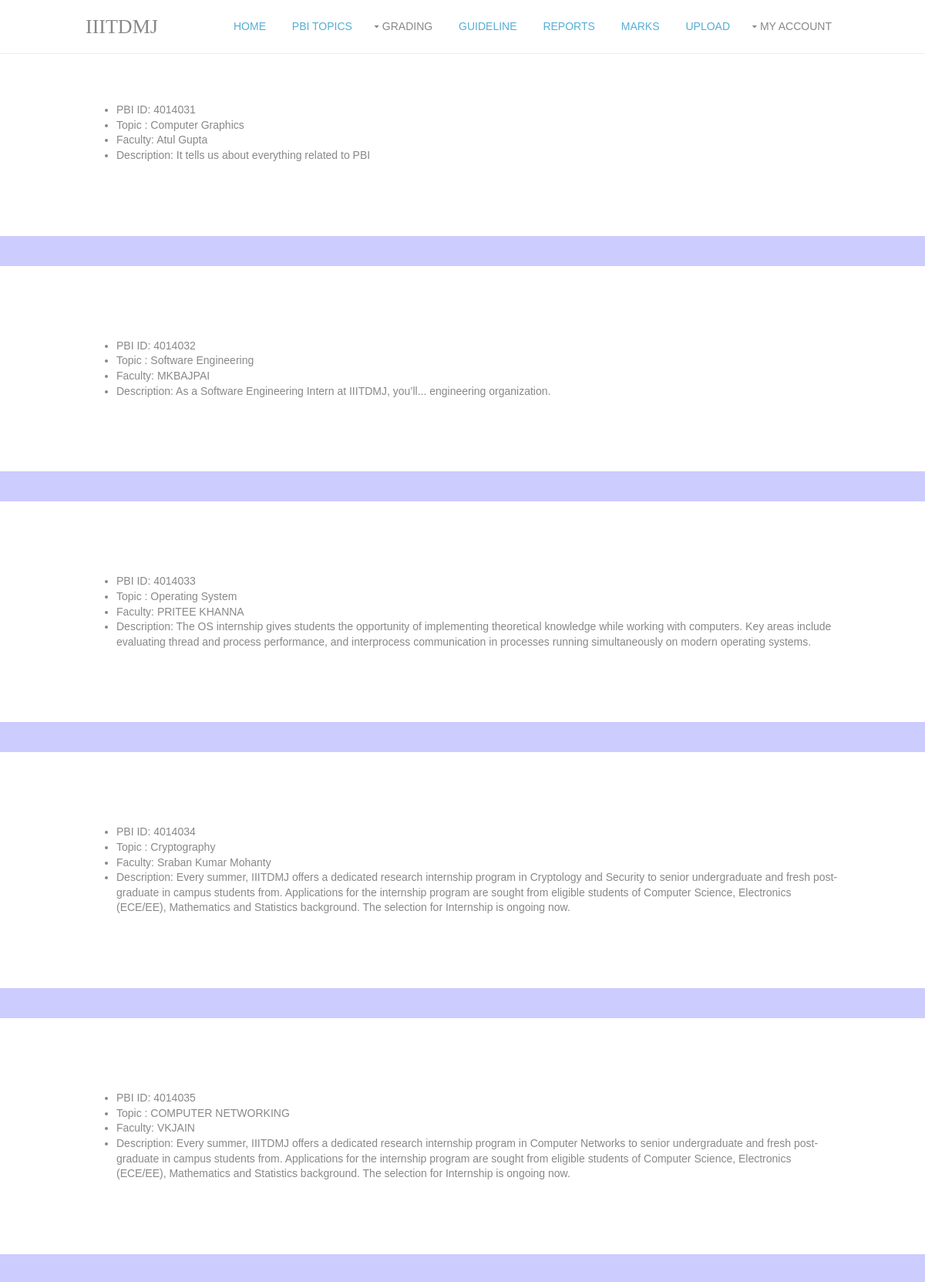
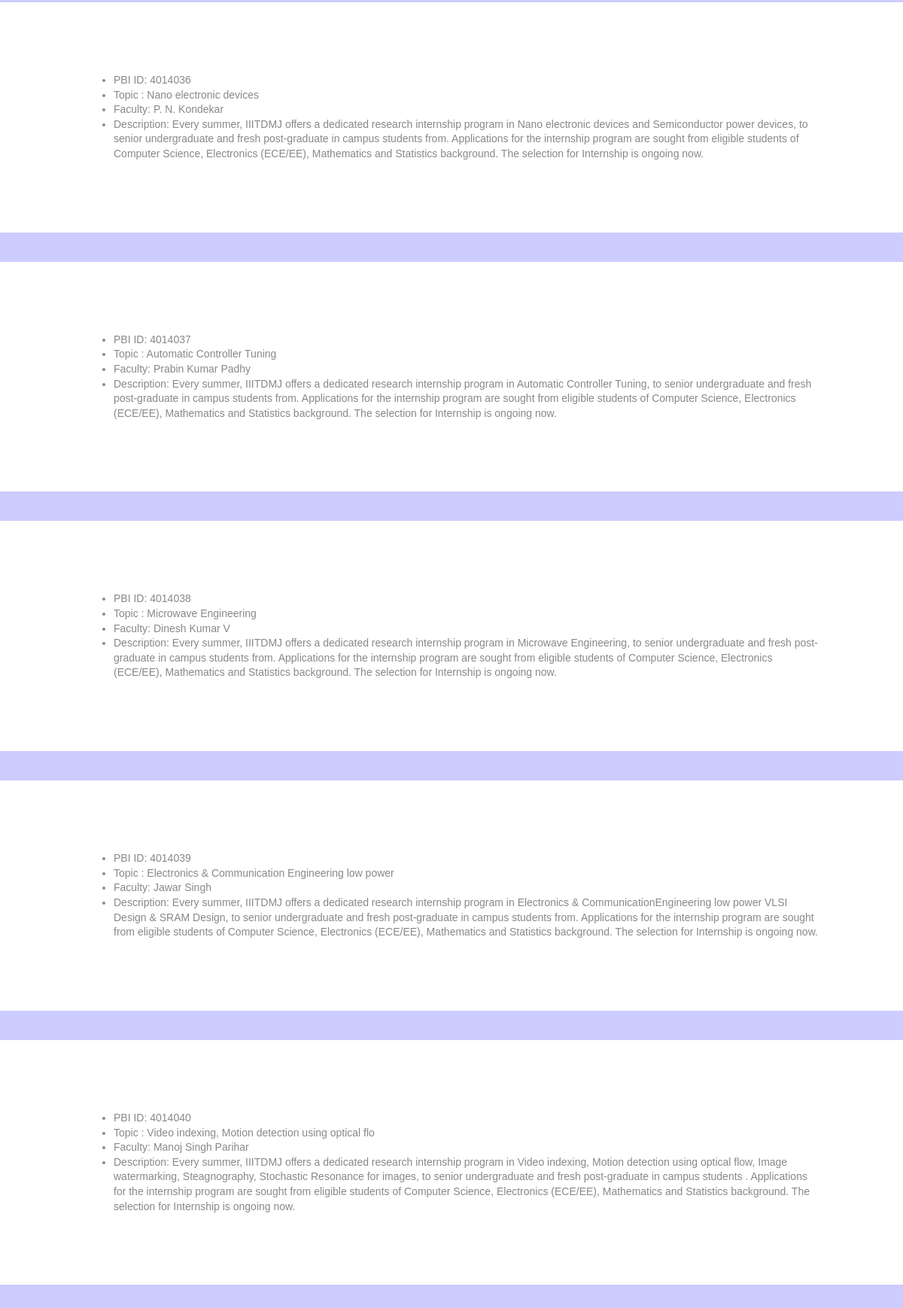
Page /upload_topiclist.php (upper part) on the committed database (2 pictures, top to bottom).
### tables this page shows
CREATE TABLE IF NOT EXISTS `PBI_UPLOAD` (
  `TOPIC_NAME` varchar(50) NOT NULL,
  `PBI_ID` int(7) NOT NULL,
  `DESCRIPTION` varchar(500) NOT NULL,
  `FAC_ID` int(7) NOT NULL,
  PRIMARY KEY (`PBI_ID`)
);

CREATE TABLE IF NOT EXISTS `FACULTY` (
  `FNAME` varchar(20) NOT NULL,
  `FACULTY_ID` int(7) NOT NULL,
  `F_P_NUMBER` varchar(10) NOT NULL,
  `EMAIL` varchar(30) NOT NULL,
  `DEPARTMENT` varchar(3) NOT NULL,
  PRIMARY KEY (`FACULTY_ID`)
);

### upload_topiclist.php (the view, shortened to what this page needs)
<html>
<head>
</head>
<body style="margin:0;background-repeat:no-repeat;background-size:150% 155%;" >
</body>
</html>
<?php
    include ('index_header_student.php');
		echo '<div style="" id="head">';
  if(1)
  {
include('db_conn.php');
$qry = "SELECT DISTINCT(P.PBI_ID),P.TOPIC_NAME,P.DESCRIPTION,F.FNAME FROM  PBI_UPLOAD P, FACULTY F  WHERE P.FAC_ID=F.FACULTY_ID";
$result = mysqli_query($link,$qry);
while ($row = mysqli_fetch_assoc($result))
{
	echo '
	<br>
   &nbsp;&nbsp;&nbsp;&nbsp;&nbsp;&nbsp;&nbsp;&nbsp;&nbsp;&nbsp;&nbsp;&nbsp;&nbsp;&nbsp;&nbsp;&nbsp;&nbsp;&nbsp;&nbsp;&nbsp;&nbsp;
	&nbsp;&nbsp;&nbsp;&nbsp;&nbsp;&nbsp;&nbsp;&nbsp;&nbsp;&nbsp;&nbsp;&nbsp;&nbsp;&nbsp;&nbsp;&nbsp;&nbsp;&nbsp;&nbsp;&nbsp;&nbsp;
&nbsp;&nbsp;&nbsp;&nbsp;&nbsp;&nbsp;&nbsp;&nbsp;&nbsp;&nbsp;&nbsp;&nbsp;&nbsp;&nbsp;&nbsp;&nbsp;&nbsp;&nbsp;&nbsp;&nbsp;&nbsp;
	&nbsp;&nbsp;&nbsp;&nbsp;&nbsp;&nbsp;&nbsp;&nbsp;&nbsp;&nbsp;&nbsp;&nbsp;&nbsp;&nbsp;&nbsp;&nbsp;&nbsp;&nbsp;&nbsp;&nbsp;&nbsp;
	<div class="wrapper row3">
  <main class="container clear">
<ul>
<li> PBI ID: '.$row['PBI_ID'].'</li>
<li> Topic : '.$row['TOPIC_NAME'].'</li>
<li> Faculty: '.$row['FNAME'].'</li>
<li> Description: '.$row['DESCRIPTION'].'</li>
</ul>
			</div>
			</div>';
}
include('footer.php');
 }
 else
  {
	exit();
	}
?>

### layout/styles/layout.css (style rules this page uses)
.container { padding:80px 0; }
body { color:#B4B4B4; background-color:#CCCCFF; }
.row3 { color:#888888; background-color:#FFFFFF; }

### layout/styles/framework.css (style rules this page uses)
html { overflow-y:scroll; }
html, body { margin:0; padding:0; font-size:14px; line-height:1.4em; }
.clear, .group { display:block; }
.clear::before, .clear::after, .group::before, .group::after { display:table; content:""; }
.clear, .clear::after, .group, .group::after { clear:both; }
body, input, textarea, select { font-family:Verdana, Geneva, sans-serif; }
.wrapper { display:block; position:relative; width:100%; margin:0; padding:0; text-align:left; word-wrap:break-word; }
#header, .shout, #pageintro, .container, .clients, #footer, #copyright { display:block; width:978px; margin:0 auto; }
address, article, aside, figcaption, figure, footer, header, main, nav, section { display:block; margin:0; padding:0; }

### rows in the picture
pbi_upload: PBI_ID "4014031", TOPIC_NAME "Computer Graphics", faculty.FNAME "Atul Gupta", DESCRIPTION "It tells us about everything related to PBI"
pbi_upload: PBI_ID "4014032", TOPIC_NAME "Software Engineering", faculty.FNAME "MKBAJPAI", DESCRIPTION "As a Software Engineering Intern at IIITDMJ, you’ll... engineering organization."
pbi_upload: PBI_ID "4014033", TOPIC_NAME "Operating System", faculty.FNAME "PRITEE KHANNA", DESCRIPTION "The OS internship gives students the opportunity of implementing theoretical knowledge while working with computers. Key areas include evaluating thread and process performance, and interprocess communication in processes running simultaneously on modern operating systems."
pbi_upload: PBI_ID "4014034", TOPIC_NAME "Cryptography", faculty.FNAME "Sraban Kumar Mohanty", DESCRIPTION "Every summer, IIITDMJ offers a dedicated research internship program in Cryptology and Security to senior undergraduate and fresh post-graduate in campus students from. Applications for the internship program are sought from eligible students of Computer Science, Electronics (ECE/EE), Mathematics and Statistics background. The selection for Internship is ongoing now."
pbi_upload: PBI_ID "4014035", TOPIC_NAME "COMPUTER NETWORKING", faculty.FNAME "VKJAIN", DESCRIPTION "Every summer, IIITDMJ offers a dedicated research internship program in Computer Networks to senior undergraduate and fresh post-graduate in campus students from. Applications for the internship program are sought from eligible students of Computer Science, Electronics (ECE/EE), Mathematics and Statistics background. The selection for Internship is ongoing now."
pbi_upload: PBI_ID "4014036", TOPIC_NAME "Nano electronic devices", faculty.FNAME "P. N. Kondekar", DESCRIPTION "Every summer, IIITDMJ offers a dedicated research internship program in Nano electronic devices and Semiconductor power devices, to senior undergraduate and fresh post-graduate in campus students from. Applications for the internship program are sought from eligible students of Computer Science, Electronics (ECE/EE), Mathematics and Statistics background. The selection for Internship is ongoing now."
pbi_upload: PBI_ID "4014037", TOPIC_NAME "Automatic Controller Tuning", faculty.FNAME "Prabin Kumar Padhy", DESCRIPTION "Every summer, IIITDMJ offers a dedicated research internship program in Automatic Controller Tuning, to senior undergraduate and fresh post-graduate in campus students from. Applications for the internship program are sought from eligible students of Computer Science, Electronics (ECE/EE), Mathematics and Statistics background. The selection for Internship is ongoing now."
pbi_upload: PBI_ID "4014038", TOPIC_NAME "Microwave Engineering", faculty.FNAME "Dinesh Kumar V", DESCRIPTION "Every summer, IIITDMJ offers a dedicated research internship program in Microwave Engineering, to senior undergraduate and fresh post-graduate in campus students from. Applications for the internship program are sought from eligible students of Computer Science, Electronics (ECE/EE), Mathematics and Statistics background. The selection for Internship is ongoing now."
pbi_upload: PBI_ID "4014039", TOPIC_NAME "Electronics & Communication Engineering low power", faculty.FNAME "Jawar Singh", DESCRIPTION "Every summer, IIITDMJ offers a dedicated research internship program in Electronics & CommunicationEngineering low power VLSI Design & SRAM Design, to senior undergraduate and fresh post-graduate in campus students from. Applications for the internship program are sought from eligible students of Computer Science, Electronics (ECE/EE), Mathematics and Statistics background. The selection for Internship is ongoing now."
pbi_upload: PBI_ID "4014040", TOPIC_NAME "Video indexing, Motion detection using optical flo", faculty.FNAME "Manoj Singh Parihar", DESCRIPTION "Every summer, IIITDMJ offers a dedicated research internship program in Video indexing, Motion detection using optical flow, Image watermarking, Steagnography, Stochastic Resonance for images, to senior undergraduate and fresh post-graduate in campus students . Applications for the internship program are sought from eligible students of Computer Science, Electronics (ECE/EE), Mathematics and Statistics background. The selection for Internship is ongoing now."
